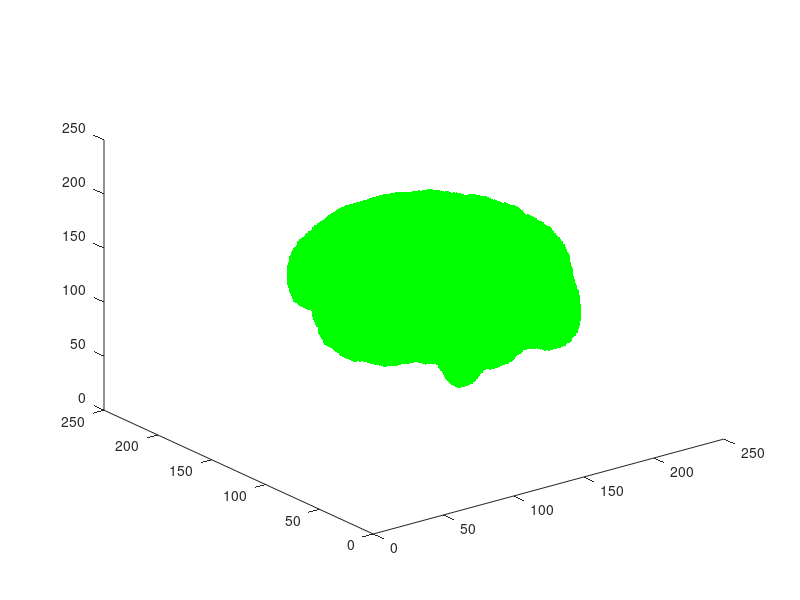

Reproduce this figure in MATLAB. (Note: this script raises an error after producing the figure.)
clear
cd /home/zhibinz2/Documents/GitHub/Virtual-Tractography/ForZhibin/Volumes/scale250
load('parcel_reorganized_by_xyz.mat')
% load('parcel_coor_labels.mat')

cd /home/zhibinz2/Documents/GitHub/Virtual-Tractography/ForZhibin/processed_data

superiorfrontal_R=[37:53];
caudalmiddlefrontal_R=[54:28];
precentral_R=[59:74];

superiorfrontal_L=[265:282];
caudalmiddlefrontal_L=[283:288];
precentral_L=[289:309];

x=parcel_cordinates(:,1); y=parcel_cordinates(:,2); z=parcel_cordinates(:,3);

picked_label=caudalmiddlefrontal_L;
picked_ind=[];
for i=1:length(picked_label)
        picked_ind_tmp=find(parcel_labels==(picked_label(i)));
        picked_ind=[picked_ind;picked_ind_tmp];
end
% picked_ind=int64(picked_ind);
figure
plot3(x,y,z,'g.')
clear alpha
alpha(.2)
hold on;
plot3(x(picked_ind),y(picked_ind),z(picked_ind),'r.')
% view([-1,0,0]) % left side view
view([1,0,0]) % right side view
